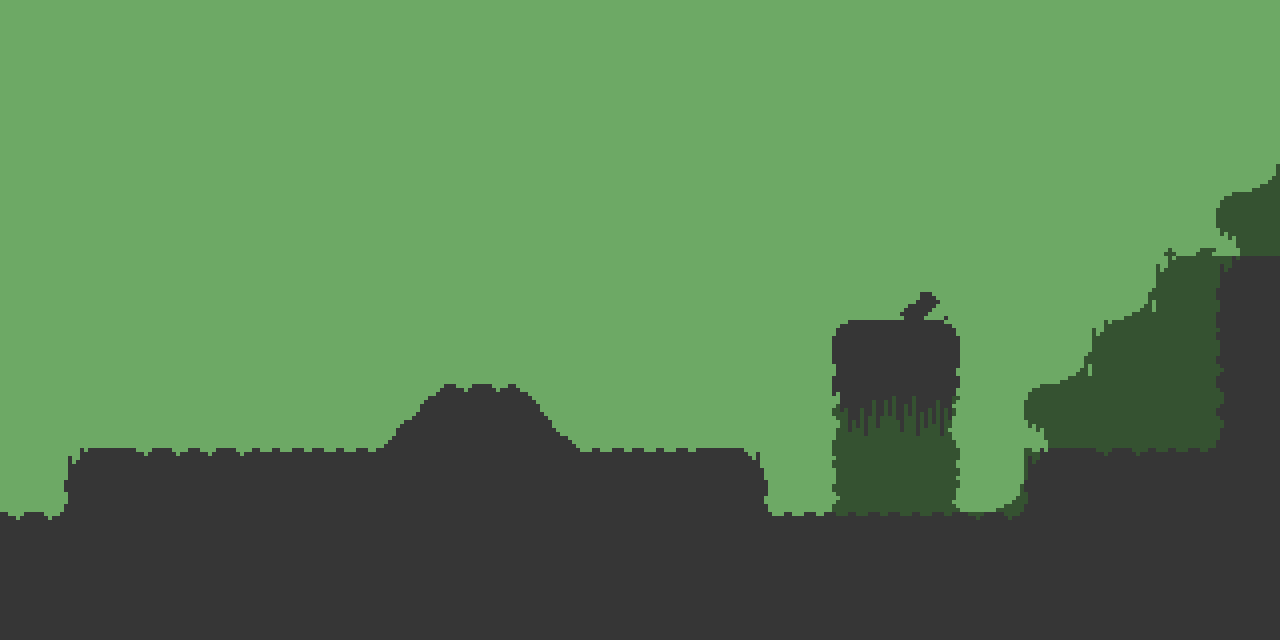

Rendered tile map (Tiled .tmx) drawn with the repository's tilesets; below, a short description and the full map source, tile grids included:
An orthogonal 20x10 tile map with 64x64 px tiles, 3 tile layers (Background, Tile Layer 3, Tile Layer 1), 2 tilesets and 1 object (Player).

<map version="1.0" orientation="orthogonal" width="20" height="10" tilewidth="64" tileheight="64">
 <properties>
  <property name="name" value="scene1" />
 </properties>
 <tileset firstgid="1" name="mininicular" tilewidth="64" tileheight="64">
  <image source="../textures/mininicular64.png" width="512" height="512" />
 </tileset>
 <tileset firstgid="65" name="entityMarks" tilewidth="16" tileheight="16">
  <image source="../textures/entityMarkers.png" width="64" height="64" />
 </tileset>
 <layer name="Background" width="20" height="10">
  <data encoding="csv">
59,59,59,59,59,59,59,59,59,59,59,59,59,59,59,59,59,59,59,59,
59,59,59,59,59,59,59,59,59,59,59,59,59,59,59,59,59,59,59,59,
59,59,59,59,59,59,59,59,59,59,59,59,59,59,59,59,59,59,59,59,
59,59,59,59,59,59,59,59,59,59,59,59,59,59,59,59,59,59,59,59,
59,59,59,59,59,59,59,59,59,59,59,59,59,59,59,59,59,59,59,59,
59,59,59,59,59,59,59,59,59,59,59,59,59,59,59,59,59,59,59,59,
59,59,59,59,59,59,59,59,59,59,59,59,59,59,59,59,59,59,59,59,
59,59,59,59,59,59,59,59,59,59,59,59,59,59,59,59,59,59,59,59,
59,59,59,59,59,59,59,59,59,59,59,59,59,59,59,59,59,59,59,59,
59,59,59,59,59,59,59,59,59,59,59,59,59,59,59,59,59,59,59,59
</data>
 </layer>
 <layer name="Tile Layer 3" width="20" height="10">
  <data encoding="csv">
0,0,0,0,0,0,0,0,0,0,0,0,0,0,0,0,0,0,0,0,
0,0,0,0,0,0,0,0,0,0,0,0,0,0,0,0,0,0,0,0,
0,0,0,0,0,0,0,0,0,0,0,0,0,0,0,0,0,0,0,40,
0,0,0,0,0,0,0,0,0,0,0,0,0,0,0,0,0,0,48,13,
0,0,0,0,0,0,0,0,0,0,0,0,0,0,0,0,0,40,21,5,
0,0,0,0,0,0,0,0,0,0,0,0,0,17,18,0,40,21,5,5,
0,0,0,0,0,0,0,0,0,0,0,0,0,29,30,0,13,5,5,5,
0,0,0,0,0,0,0,0,0,0,0,0,0,37,38,40,7,5,5,5,
0,0,0,0,0,0,0,0,0,0,0,0,0,5,5,5,0,0,0,0,
0,0,0,0,0,0,0,0,0,0,0,0,0,0,0,0,0,0,0,0
</data>
 </layer>
 <layer name="Tile Layer 1" width="20" height="10">
  <data encoding="csv">
0,0,0,0,0,0,0,0,0,0,0,0,0,0,0,0,0,0,0,0,
0,0,0,0,0,0,0,0,0,0,0,0,0,0,0,0,0,0,0,0,
0,0,0,0,0,0,0,0,0,0,0,0,0,0,0,0,0,0,0,0,
0,0,0,0,0,0,0,0,0,0,0,0,0,0,0,0,0,0,0,0,
0,0,0,0,0,0,0,0,0,0,0,0,0,0,43,0,0,0,0,17,
0,0,0,0,0,0,0,0,0,0,0,0,0,9,10,0,0,0,0,33,
0,0,0,0,0,0,11,3,12,0,0,0,0,49,50,0,0,0,0,25,
0,17,3,3,4,4,1,1,1,4,4,18,0,0,0,0,17,3,4,1,
3,1,1,1,1,1,1,1,1,1,1,1,4,4,4,3,1,1,1,1,
1,1,1,1,1,1,1,1,1,1,1,1,1,1,1,1,1,1,1,1
</data>
 </layer>
 <objectgroup name="entities" width="20" height="10">
  <object name="player" type="Player" gid="65" x="129" y="382" />
 </objectgroup>
</map>
